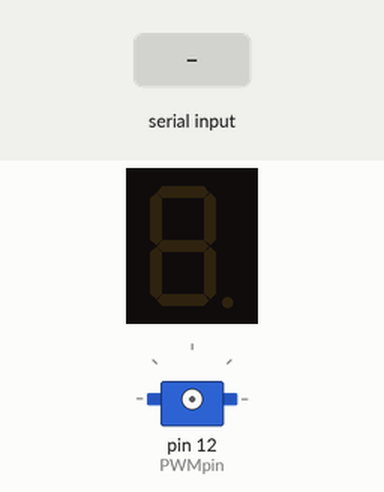
Recording of a program running on a simulated Raspberry Pi (header pin numbers). On the bench: servo, 1-digit seven-segment display. The test bench sets the inputs (shaded band). The segment pins are drawn as the display they are named for; servo angles are drawn from the pulse width (0.5 ms = 0°, 2.5 ms = 180°); what the program prints to the terminal is not drawn.

Above: at 2.2 s.
2.3 s: "5" typed at the terminal, then Enter
At 3.5 s:
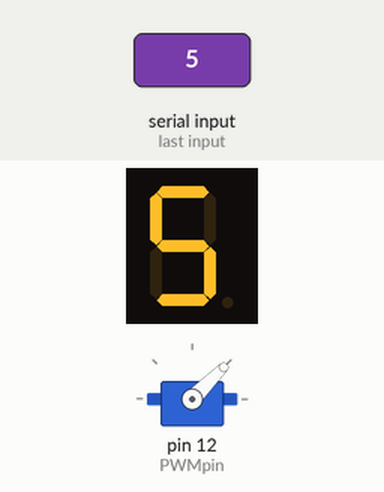
3.8 s: "1" typed at the terminal, then Enter
At 4.8 s:
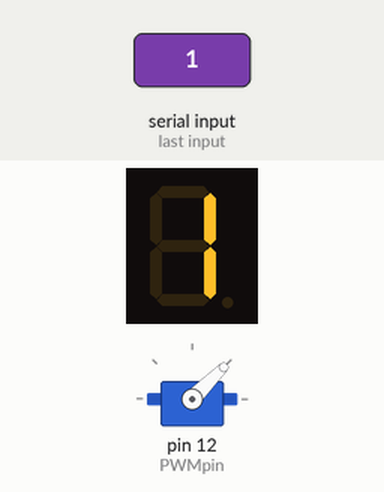
Timing chart, 0 to 6.8 s (numbered marks = the images above; inputs shaded):
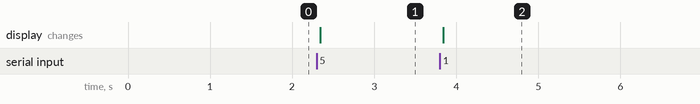

The program:

inputservo.py
```python
import RPi.GPIO as GPIO
import time

def main():

    Maxduty= 12

    PWMpin= 12
    i=0

    GPIO.setmode(GPIO.BOARD)
    GPIO.setup(PWMpin, GPIO.OUT)

    Servo= GPIO.PWM(PWMpin, 50)

    seg= [29, 31, 32, 33, 35, 36, 37]
    GPIO.setup(seg, GPIO.OUT, initial=GPIO.LOW)

    fnd = [(1,1,1,1,1,1,0), (0,1,1,0,0,0,0), (1,1,0,1,1,0,1), (1,1,1,1,0,0,1,),(0,1,1,0,0,1,1),(1,0,1,1,0,1,1), (1,0,1,1,1,1,1),
       (1,1,1,0,0,1,0), (1,1,1,1,1,1,1), (1,1,1,1,0,1,1)]

    Servo.start(0)
    Servo.ChangeDutyCycle(0)
    print('Wating for 1sec')
    time.sleep(1)

    print('Rotating at interval of 0-12 degrees')


    while 1:

        Servo.start(0)
        duty_ratio= float(input('duty_ratio를 입력하세요. 단 0~11'))
        Servo.ChangeDutyCycle(duty_ratio)
        GPIO.output(seg, fnd[int(duty_ratio)])
        time.sleep(1)

        if duty_ratio > Maxduty:
            duty_ratio= 0
            Servo.ChangeDutyCycle(duty_ratio)
            print('Do not Try over 12')
            Servo.stop()

    Servo.stop()
    GPIO.cleanup()
    print('Everythings cleanup')

if __name__ == '__main__':
    main()
```

Measured:
- after the input at 2.3 s, the display: changes at once (image 1)
- after the input at 3.8 s, the display: changes at once (image 2)
